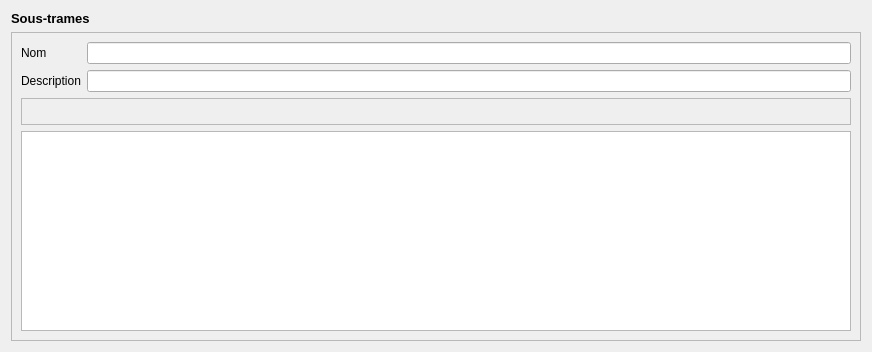
             <widget class="QWidget" name="stTab">
              <attribute name="title">
               <string>2 - Sous-trames</string>
              </attribute>
              <layout class="QVBoxLayout" name="verticalLayout_4">
               <item>
                <widget class="QLabel" name="label_102">
                 <property name="sizePolicy">
                  <sizepolicy hsizetype="Expanding" vsizetype="Fixed">
                   <horstretch>0</horstretch>
                   <verstretch>0</verstretch>
                  </sizepolicy>
                 </property>
                 <property name="font">
                  <font>
                   <pointsize>10</pointsize>
                   <weight>75</weight>
                   <bold>true</bold>
                  </font>
                 </property>
                 <property name="text">
                  <string>Sous-trames</string>
                 </property>
                </widget>
               </item>
               <item>
                <widget class="QFrame" name="frame_28">
                 <property name="sizePolicy">
                  <sizepolicy hsizetype="Expanding" vsizetype="Expanding">
                   <horstretch>0</horstretch>
                   <verstretch>0</verstretch>
                  </sizepolicy>
                 </property>
                 <property name="frameShape">
                  <enum>QFrame::StyledPanel</enum>
                 </property>
                 <property name="frameShadow">
                  <enum>QFrame::Raised</enum>
                 </property>
                 <layout class="QGridLayout" name="gridLayout_4">
                  <item row="0" column="0">
                   <widget class="QLabel" name="label_103">
                    <property name="sizePolicy">
                     <sizepolicy hsizetype="Fixed" vsizetype="Fixed">
                      <horstretch>0</horstretch>
                      <verstretch>0</verstretch>
                     </sizepolicy>
                    </property>
                    <property name="text">
                     <string>Nom</string>
                    </property>
                   </widget>
                  </item>
                  <item row="0" column="1">
                   <widget class="QLineEdit" name="stName">
                    <property name="minimumSize">
                     <size>
                      <width>200</width>
                      <height>10</height>
                     </size>
                    </property>
                   </widget>
                  </item>
                  <item row="1" column="0">
                   <widget class="QLabel" name="label_104">
                    <property name="sizePolicy">
                     <sizepolicy hsizetype="Fixed" vsizetype="Fixed">
                      <horstretch>0</horstretch>
                      <verstretch>0</verstretch>
                     </sizepolicy>
                    </property>
                    <property name="text">
                     <string>Description</string>
                    </property>
                   </widget>
                  </item>
                  <item row="1" column="1">
                   <widget class="QLineEdit" name="stDescr">
                    <property name="minimumSize">
                     <size>
                      <width>200</width>
                      <height>10</height>
                     </size>
                    </property>
                   </widget>
                  </item>
                  <item row="2" column="0" colspan="2">
                   <widget class="QFrame" name="frame_13">
                    <property name="minimumSize">
                     <size>
                      <width>0</width>
                      <height>25</height>
                     </size>
                    </property>
                    <property name="frameShape">
                     <enum>QFrame::StyledPanel</enum>
                    </property>
                    <property name="frameShadow">
                     <enum>QFrame::Raised</enum>
                    </property>
                    <layout class="QHBoxLayout" name="horizontalLayout_15">
                     <property name="spacing">
                      <number>3</number>
                     </property>
                     <property name="leftMargin">
                      <number>2</number>
                     </property>
                     <property name="topMargin">
                      <number>0</number>
                     </property>
                     <property name="rightMargin">
                      <number>2</number>
                     </property>
                     <property name="bottomMargin">
                      <number>0</number>
                     </property>
                     <item>
                      <widget class="QToolButton" name="stAdd">
                       <property name="sizePolicy">
                        <sizepolicy hsizetype="Fixed" vsizetype="Fixed">
                         <horstretch>0</horstretch>
                         <verstretch>0</verstretch>
                        </sizepolicy>
                       </property>
                       <property name="minimumSize">
                        <size>
                         <width>25</width>
                         <height>25</height>
                        </size>
                       </property>
                       <property name="toolTip">
                        <string>Ajouter la sous-trame</string>
                       </property>
                       <property name="text">
                        <string/>
                       </property>
                       <property name="icon">
                        <iconset resource="resources.qrc">
                         <normaloff>:/plugins/eco_cont/icons/symbologyAdd.svg</normaloff>:/plugins/eco_cont/icons/symbologyAdd.svg</iconset>
                       </property>
                       <property name="autoRaise">
                        <bool>true</bool>
                       </property>
                      </widget>
                     </item>
                     <item>
                      <widget class="QToolButton" name="stRemove">
                       <property name="sizePolicy">
                        <sizepolicy hsizetype="Fixed" vsizetype="Fixed">
                         <horstretch>0</horstretch>
                         <verstretch>0</verstretch>
                        </sizepolicy>
                       </property>
                       <property name="minimumSize">
                        <size>
                         <width>25</width>
                         <height>25</height>
                        </size>
                       </property>
                       <property name="toolTip">
                        <string>Supprimer les sous-trames sélectionnées</string>
                       </property>
                       <property name="text">
                        <string/>
                       </property>
                       <property name="icon">
                        <iconset resource="resources.qrc">
                         <normaloff>:/plugins/eco_cont/icons/symbologyRemove.svg</normaloff>:/plugins/eco_cont/icons/symbologyRemove.svg</iconset>
                       </property>
                       <property name="autoRaise">
                        <bool>true</bool>
                       </property>
                      </widget>
                     </item>
                     <item>
                      <spacer name="horizontalSpacer_22">
                       <property name="orientation">
                        <enum>Qt::Horizontal</enum>
                       </property>
                       <property name="sizeHint" stdset="0">
                        <size>
                         <width>771</width>
                         <height>20</height>
                        </size>
                       </property>
                      </spacer>
                     </item>
                    </layout>
                   </widget>
                  </item>
                  <item row="3" column="0" colspan="2">
                   <widget class="QTableView" name="stView">
                    <property name="minimumSize">
                     <size>
                      <width>350</width>
                      <height>200</height>
                     </size>
                    </property>
                    <property name="verticalScrollBarPolicy">
                     <enum>Qt::ScrollBarAsNeeded</enum>
                    </property>
                    <property name="sizeAdjustPolicy">
                     <enum>QAbstractScrollArea::AdjustIgnored</enum>
                    </property>
                    <property name="editTriggers">
                     <set>QAbstractItemView::DoubleClicked|QAbstractItemView::SelectedClicked</set>
                    </property>
                    <property name="selectionBehavior">
                     <enum>QAbstractItemView::SelectRows</enum>
                    </property>
                    <property name="sortingEnabled">
                     <bool>true</bool>
                    </property>
                   </widget>
                  </item>
                 </layout>
                </widget>
               </item>
              </layout>
             </widget>
